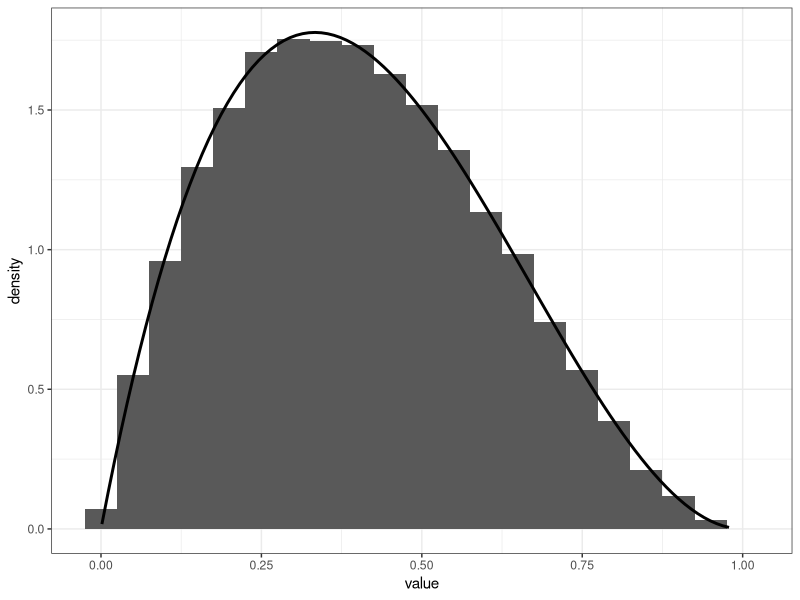
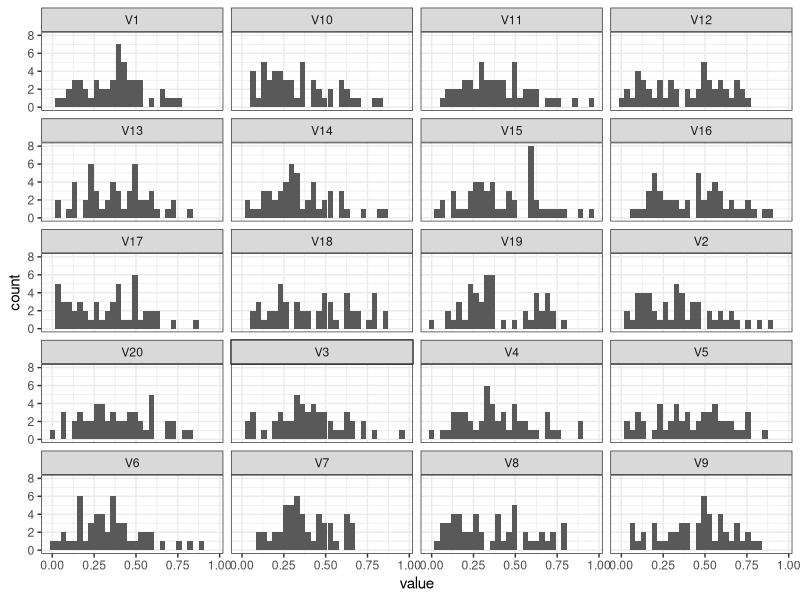
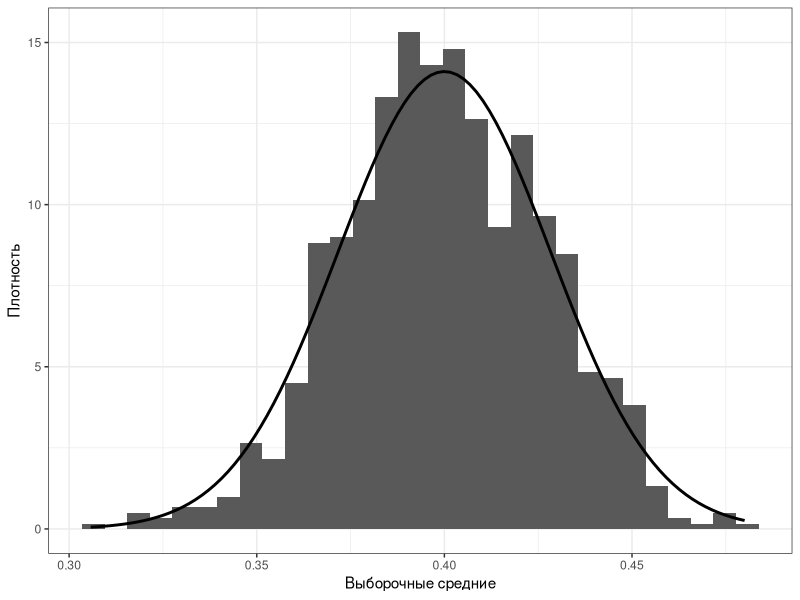

R code for these plots, in order:
## ---- chunk 1
knitr::opts_chunk$set(echo = FALSE, eval = TRUE, warning = FALSE, message = FALSE, error = FALSE)
## ---- chunk 2
library(tidyverse)
theme_set(theme_bw())
theme_update(legend.position = "bottom")
## ---- chunk 3
N <- 1000 # количество выборок
n <- 50 # объем выборки
shape1 <- 2
shape2 <- 3
set.seed(29)
rbeta(n = n * N, shape1 = 2, shape2 = 3) %>% 
  matrix(ncol = 1000) %>% 
  as_tibble() -> clt_smpls
## ---- chunk 4
clt_smpls %>% 
  pivot_longer(cols = everything()) %>% 
  ggplot(aes(value)) +
  geom_histogram(aes(y = after_stat(density)), binwidth = .05) +
  geom_function(fun = dbeta, args = list(shape1 = 2, shape2 = 3),
                linewidth = 1)
## ---- chunk 5
clt_smpls %>%
  select(1:20) %>% 
  pivot_longer(cols = everything()) %>% 
  ggplot(aes(value)) +
  geom_histogram() +
  facet_wrap(~ name, ncol = 4)
## ---- chunk 6
clt_smpls %>% 
  pivot_longer(cols = everything()) %>% 
  summarise(mean = mean(value),
            .by = name) %>% 
  ggplot(aes(mean)) +
  geom_histogram(aes(y = after_stat(density))) +
  geom_function(fun = dnorm, args = list(mean = 0.4, sd = sqrt(0.04/50)),
                linewidth = 1) +
  labs(x = "Выборочные средние", y = "Плотность")
